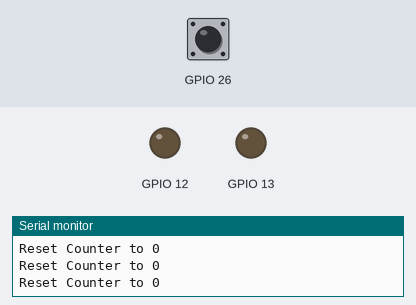
Recording of a sketch running on a simulated ESP32. On the bench: output pins drawn as LEDs (lit = HIGH), the last lines printed to the serial monitor. Dashed ring = blinking. Inputs (shaded band) come from the test bench; at power-on: GPIO 26 HIGH.

Above: at 1.2 s.
1.3 s: GPIO 26 pulled LOW for 1 s
At 3.6 s:
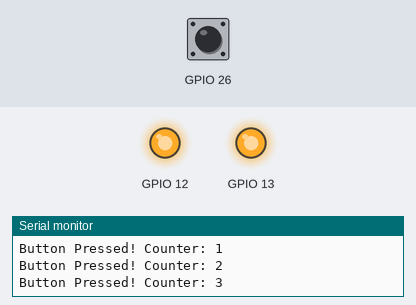
3.9 s: GPIO 26 pulled LOW for 0.15 s
At 5.2 s:
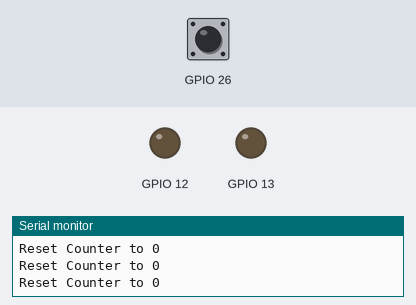
5.7 s: GPIO 26 pulled LOW for 3.2 s
At 6.2 s:
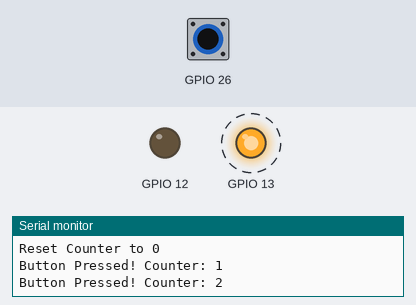
Timing chart, 0 to 10.3 s (numbered marks = the images above; inputs shaded):
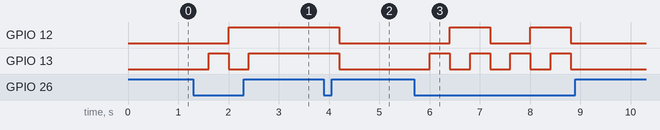

Measured:
- after the input at 1.3 s, GPIO 12: LOW → HIGH after 0.70 s; GPIO 13: LOW → HIGH after 0.30 s, → LOW 0.40 s later, → HIGH 0.40 s later
- after the input at 3.9 s, GPIO 12, GPIO 13: HIGH → LOW after 0.30 s
- after the input at 5.7 s, GPIO 12: alternates HIGH for 0.80 s and LOW for 0.80 s, 4 changes in all, then stays LOW, starting after 0.71 s; GPIO 13: alternates HIGH for 0.40 s and LOW for 0.40 s, 8 changes in all, then stays LOW, starting after 0.31 s

The sketch:

10_switch_case.ino
```cpp
int count = 0;

void setup() {
  Serial.begin(115200);
  pinMode(26, INPUT_PULLUP);
  pinMode(13, OUTPUT);
  pinMode(12, OUTPUT);
}

void loop() {
  int val = digitalRead(26);

  if (val == 0) {
    count = count + 1;
    Serial.print("Button Pressed! Counter: ");
    Serial.println(count);
    delay(300);
  }

  switch (count) {
    case 1:
      digitalWrite(13, HIGH);
      digitalWrite(12, LOW);
      break;

    case 2:
      digitalWrite(12, HIGH);
      digitalWrite(13, LOW);
      break;

    case 3:
      digitalWrite(12, HIGH);
      digitalWrite(13, HIGH);
      break;

    default:
      digitalWrite(13, LOW);
      digitalWrite(12, LOW);
      count = 0;
      Serial.println("Reset Counter to 0");
  }

  delay(100);
}
```
